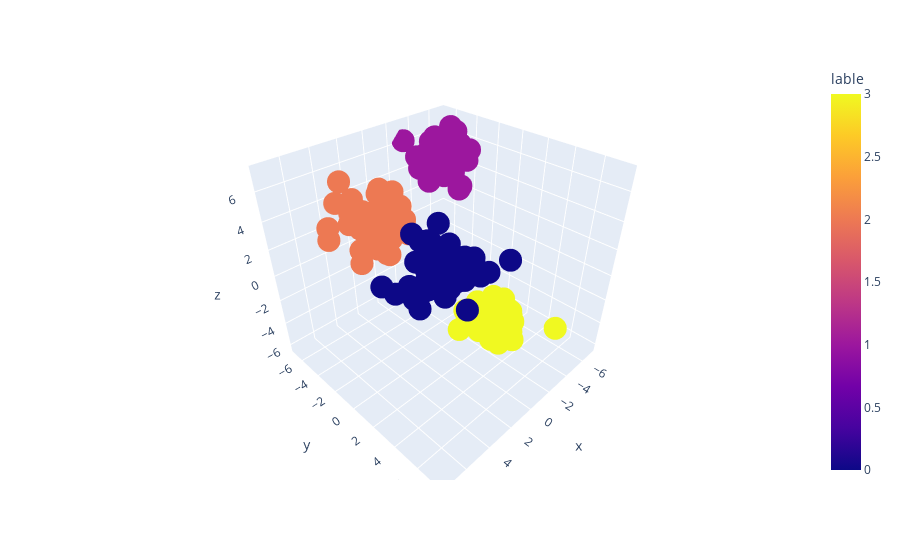

The notebook cell this image was saved under:
### Code cell
fig=px.scatter_3d(df,x='x',y='y',z='z',color='lable')
fig.show()

### Figure 1 — Plotly figure (JSON) as saved in the notebook; plotly's stock layout.template omitted (floating-point values rounded to 4 significant figures; data arrays with more than 128 entries replaced by an {"elided": "..."} marker saying what was removed)
{"data": [{"hovertemplate": "x=%{x}<br>y=%{y}<br>z=%{z}<br>lable=%{marker.color}<extra></extra>", "legendgroup": "", "marker": {"color": {"elided": "200 int values"}, "coloraxis": "coloraxis", "symbol": "circle"}, "mode": "markers", "name": "", "scene": "scene", "showlegend": false, "type": "scatter3d", "x": {"elided": "200 float values"}, "y": {"elided": "200 float values"}, "z": {"elided": "200 float values"}}], "layout": {"coloraxis": {"colorbar": {"title": {"text": "lable"}}, "colorscale": [[0, "#0d0887"], [0.1111, "#46039f"], [0.2222, "#7201a8"], [0.3333, "#9c179e"], [0.4444, "#bd3786"], [0.5556, "#d8576b"], [0.6667, "#ed7953"], [0.7778, "#fb9f3a"], [0.8889, "#fdca26"], [1, "#f0f921"]]}, "legend": {"tracegroupgap": 0}, "margin": {"t": 60}, "scene": {"domain": {"x": [0, 1], "y": [0, 1]}, "xaxis": {"title": {"text": "x"}}, "yaxis": {"title": {"text": "y"}}, "zaxis": {"title": {"text": "z"}}}}}
